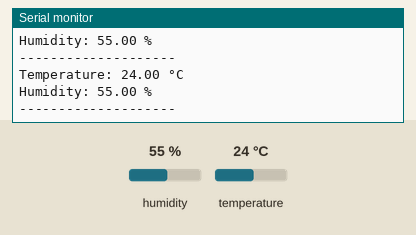
This sketch was run on a simulated Arduino Uno, built with avr-gcc and run on an emulated ATmega328P. Parts: the last lines printed to the serial monitor. Inputs (shaded band) come from the test bench; at power-on: humidity 55 %, temperature 24 °C.

Above: at 2.8 s.
2.9 s: humidity set to 22 %
At 4.6 s:
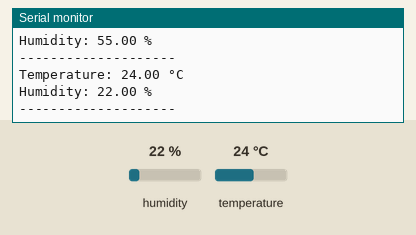
5.6 s: temperature set to 12 °C
At 7.0 s:
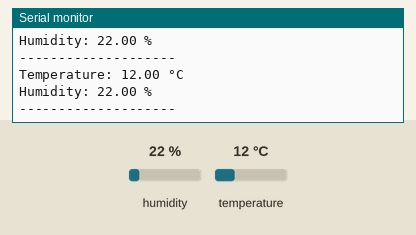
8.3 s: humidity set to 40 %
At 10.7 s:
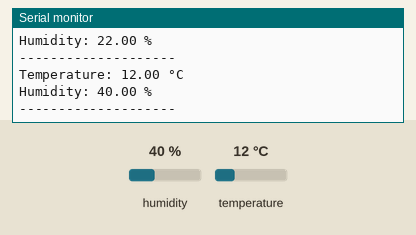
Timing chart, 0 to 12.2 s (numbered marks = the images above; inputs shaded):
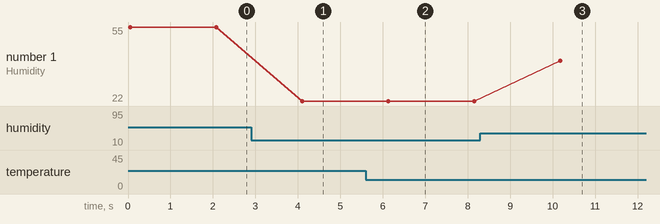

Measured:
- after the input at 2.9 s, the serial monitor: prints a new line after 1.2 s (image 1)
- after the input at 5.6 s, the serial monitor: prints a new line after 0.50 s (image 2)
- after the input at 8.3 s, the serial monitor: prints a new line after 1.9 s (image 3)
- plotted number 1: 55 → 22 after the input at 2.9 s, 22 → 40 after the input at 8.3 s

The sketch:

temp-humiditty-sensing.ino
```cpp
#include <DHT.h>

// DHT11 sensor pin
#define DHTPIN 2

// Define sensor type
#define DHTTYPE DHT11

DHT dht(DHTPIN, DHTTYPE);

void setup() {
  Serial.begin(9600);

  // Start the DHT sensor
  dht.begin();

  Serial.println("Temperature & Humidity Sensor");
}

void loop() {
  // Read temperature and humidity
  float humidity = dht.readHumidity();
  float temperature = dht.readTemperature();

  // Check if sensor readings are valid
  if (isnan(humidity) || isnan(temperature)) {
    Serial.println("Failed to read from DHT11 sensor!");
    delay(2000);
    return;
  }

  // Display readings
  Serial.print("Temperature: ");
  Serial.print(temperature);
  Serial.println(" °C");

  Serial.print("Humidity: ");
  Serial.print(humidity);
  Serial.println(" %");

  Serial.println("--------------------");

  delay(2000);
}
```
